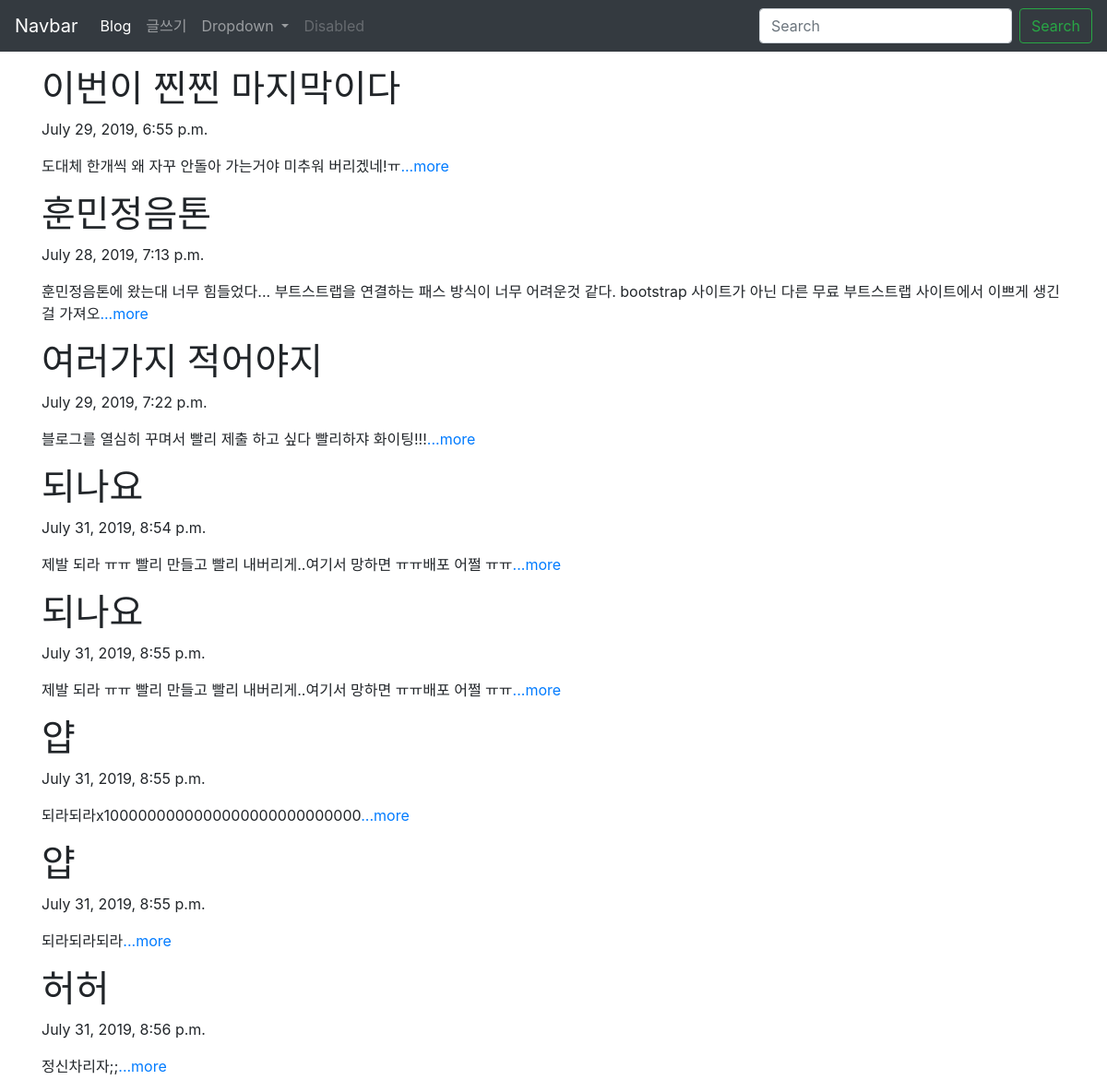
The page / on the database its author committed.
### hblog/models.py (models this page shows, shortened)
class Hblog(models.Model):
    title=models.CharField(max_length=200)
    date=models.DateTimeField('date published')
    body=models.TextField()
    def summary(self):
        return self.body[:100]

### hblog/views.py (the view)
# urls.py: 2. Add a URL to urlpatterns:  path('', views.home, name='home')
def home(request):
    blog = Hblog.objects
    return render(request, 'home.html',{'blog':blog})

### hblog/templates/home.html (shortened to what this page needs)
<html>
    <head>
        <link rel="stylesheet" href="https://stackpath.bootstrapcdn.com/bootstrap/4.3.1/css/bootstrap.min.css">
    </head>
    <body>
            <nav class="navbar navbar-expand-lg navbar-dark bg-dark">
                    <a class="navbar-brand" href="#">Navbar</a>
                    <div class="collapse navbar-collapse" id="navbarSupportedContent">
                      <ul class="navbar-nav mr-auto">
                        <li class="nav-item active">
                          <a class="nav-link" href="#">Blog <span class="sr-only">(current)</span></a>
                        </li>
                        <li class="nav-item">
                          <a class="nav-link" href="{%url 'new'%}">글쓰기</a>
                        </li>
                        <li class="nav-item dropdown">
                          <a class="nav-link dropdown-toggle" href="#" id="navbarDropdown" role="button" data-toggle="dropdown" aria-haspopup="true" aria-expanded="false">
                            Dropdown
                          </a>
                        </li>
                        <li class="nav-item">
                          <a class="nav-link disabled" href="#" tabindex="-1" aria-disabled="true">Disabled</a>
                        </li>
                      </ul>
                      <form class="form-inline my-2 my-lg-0">
                        <input class="form-control mr-sm-2" type="search" placeholder="Search" aria-label="Search">
                        <button class="btn btn-outline-success my-2 my-sm-0" type="submit">Search</button>
                      </form>
                    </div>
                  </nav>
                  <div class="container">
                        {%for hblog in blog.all%}
        <h1>{{hblog.title}}</h1>
        <p>{{hblog.date}}</p>
        <p>{{hblog.summary}}<a href="{% url 'detail' hblog.id %}">...more</a> </p>
        {%endfor%}
                      </div>
    </body>
</html>

### rows shown on the page
Hblog: title "이번이 찐찐 마지막이다", date "July 29, 2019, 6:55 p.m.", summary "도대체 한개씩 왜 자꾸 안돌아 가는거야 미추워 버리겠네!ㅠ"
Hblog: title "훈민정음톤", date "July 28, 2019, 7:13 p.m.", summary "훈민정음톤에 왔는대 너무 힘들었다... 부트스트랩을 연결하는 패스 방식이 너무 어려운것 같다. bootstrap 사이트가 아닌 다른 무료 부트스트랩 사이트에서 이쁘게 생긴걸 가져오"
Hblog: title "여러가지 적어야지", date "July 29, 2019, 7:22 p.m.", summary "블로그를 열심히 꾸며서 빨리 제출 하고 싶다 빨리하쟈 화이팅!!!"
Hblog: title "되나요", date "July 31, 2019, 8:54 p.m.", summary "제발 되라 ㅠㅠ 빨리 만들고 빨리 내버리게..여기서 망하면 ㅠㅠ배포 어쩔 ㅠㅠ"
Hblog: title "되나요", date "July 31, 2019, 8:55 p.m.", summary "제발 되라 ㅠㅠ 빨리 만들고 빨리 내버리게..여기서 망하면 ㅠㅠ배포 어쩔 ㅠㅠ"
Hblog: title "얍", date "July 31, 2019, 8:55 p.m.", summary "되라되라x1000000000000000000000000000"
Hblog: title "얍", date "July 31, 2019, 8:55 p.m.", summary "되라되라되라"
Hblog: title "허허", date "July 31, 2019, 8:56 p.m.", summary "정신차리자;;"
